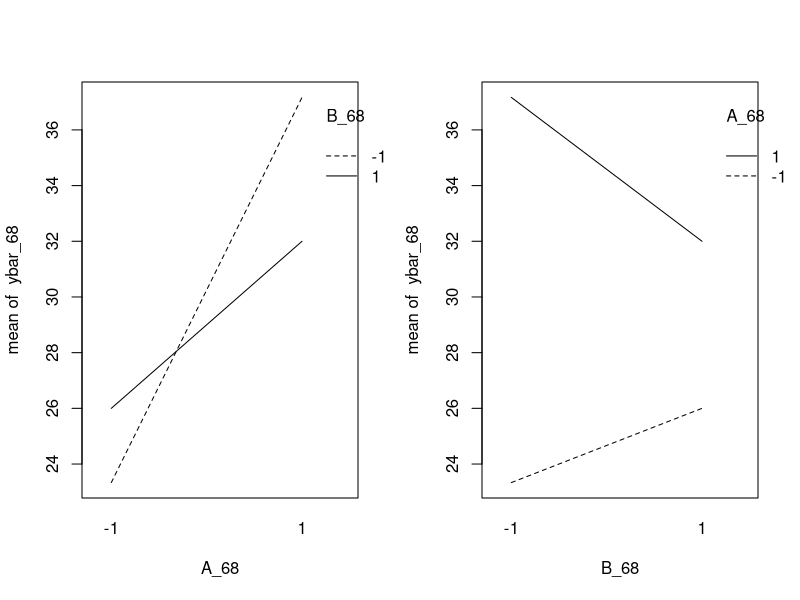
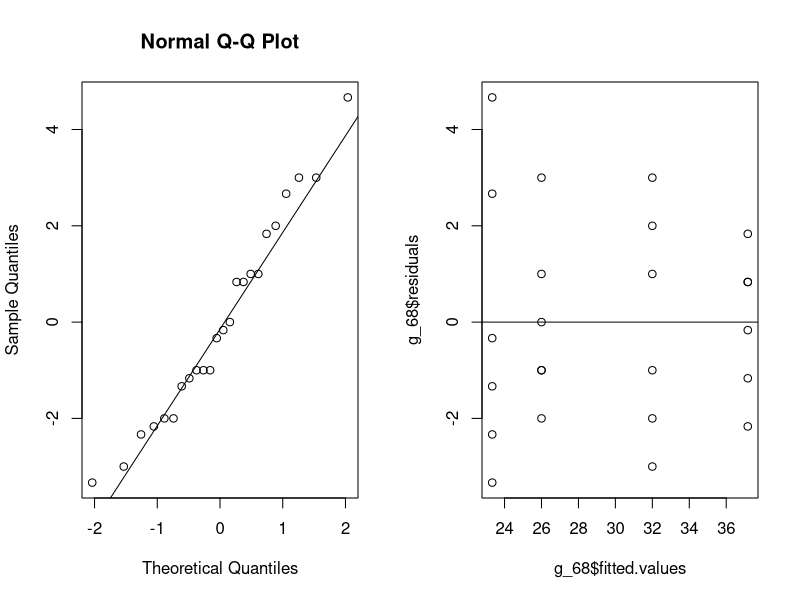
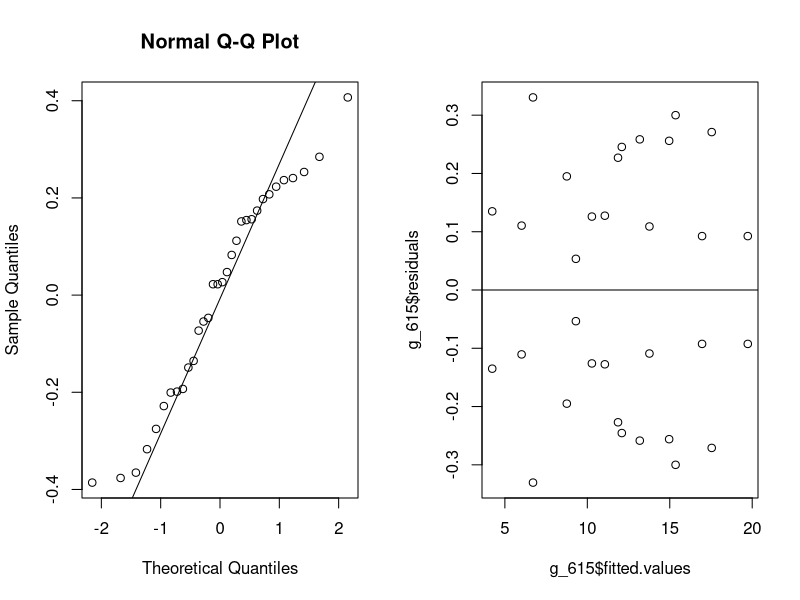
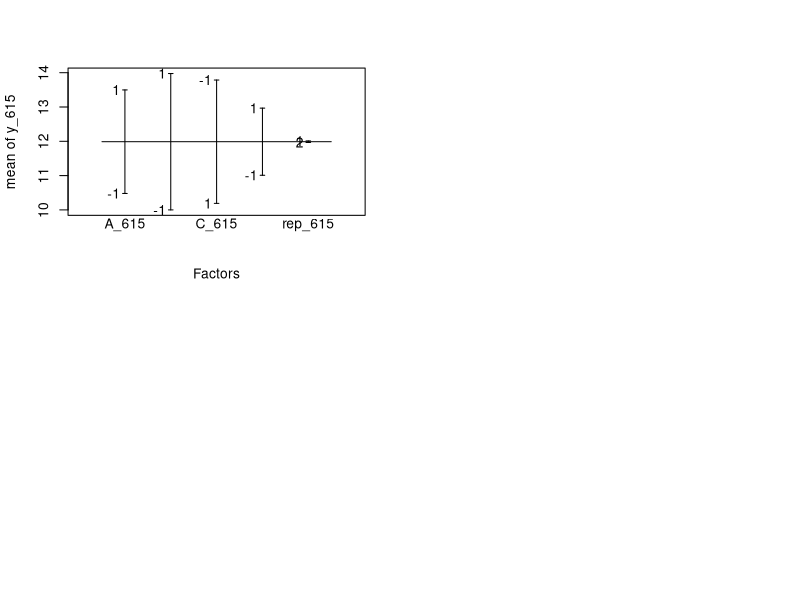

Source code (R) for these figures, in order:
## ---- chunk 1
knitr::opts_chunk$set(echo = TRUE)
## ---- chunk 2
#input data
A_68 <- c(-1, 1, -1,1)
B_68 <- c(-1, -1, 1, 1)
I_68 <- c(21,37,25,31)
II_68 <- c(23,38,24,29)
III_68 <- c(20,35,29,30)
IV_68 <- c(22,39,26,34)
V_68 <- c(28,38,25,33)
VI_68 <- c(26,36,27,35)

#combine into table
data_68 <- data.frame(A_68, B_68, I_68, II_68, III_68, IV_68, V_68, VI_68)
data_68

#build ANOVA table

y_68 <- c(I_68, II_68, III_68, IV_68, V_68, VI_68)
 
factorA_68 <- as.factor(rep(A_68,6))
factorB_68 <- as.factor(rep(B_68,6))
g_68 <- lm(y_68 ~ factorA_68 + factorB_68 + factorA_68*factorB_68)
anova(g_68)

#looks like A does impact the response and B does not. the interaction effect is also significant

#compute sums for each combination
sums_68 <- apply(data_68[,3:8], 1, sum)
names(sums_68) <- c("(1)", "(a)", "(b)", "(ab)")
ybar_68 <- sums_68/6

#interaction plots
par(mfrow=c(1,2))
interaction.plot(A_68, B_68, ybar_68) #lines crossing
interaction.plot(B_68, A_68, ybar_68) #lines not crossing but not parallel
#interaction effect is indeed occurring
#time definitely matters, but you can also say that bacterial growth depends on the interaction of time with the culture

#effect estimate
A_hat_68<-(sums_68[4]+sums_68[2]-sums_68[3]-sums_68[1])/12
#the main effect of A is 9.92. This is the change in response produced by the change in the level of 'time' averaged over the levels of 'culture'
B_hat_68 <- (sums_68[4]+sums_68[3]-sums_68[2]-sums_68[1])/12
#the main effect of B is weak: -1.25. This is the change in response produced by the change in the level of 'culture' averaged over the levels of 'time'.
AB_hat_68 <- (sums_68[4]+sums_68[1]-sums_68[2]-sums_68[3])/12
#the interaction effect of AB is -3.92. This is the average difference between the effect of culture at the high level of time and the effect of culture at the low level of time. 
## ---- chunk 3
# residual analysis
par(mfrow=c(1,2))
# normal plot
qqnorm(g_68$residuals)
qqline(g_68$residuals) #this looks pretty normal
gaov_68<-aov(y_68~factorA_68+factorB_68)
shapiro.test(g_68$residuals) #it is normal, hurrah
bartlett.test(gaov_68$residuals~factorA_68) #equal variance!
bartlett.test(gaov_68$residuals~factorB_68) #equal variance!

#residual plot
plot(g_68$fitted.values,g_68$residuals) #looks homoscedastic - good
abline(h=0)
## ---- chunk 4
#input data
A_615 <- as.factor(rep(c(-1,1), times=16))
B_615 <- as.factor(rep(c(-1,1), each = 2, times=8))
C_615 <- as.factor(rep(c(-1,1), each = 4, times=4))
D_615 <- as.factor(rep(c(-1,1), each = 8, times=2))
rep_615 <- as.factor(rep(1:2, each=16))
y_615 <- c(7.037,14.707,11.635,17.273,10.403,4.368,9.360,13.440,8.561,16.867,13.876,19.824,11.846,6.125,11.190,15.653, 6.376, 15.219,12.089,17.815,10.151,4.098,9.253,12.923,8.951,17.052,13.658,19.639,12.337,5.904,10.935,15.053)

data_615 <- data.frame(A_615, B_615, C_615, D_615, rep_615, y_615)

#create linear model
g_615 <- lm(y_615~(A_615+B_615+C_615+D_615)^4,data=data_615)


#visualize effects
g_615$effects
effects_615 <- abs(g_615$effects[-1])

print(effects_615) #these are the estimated effects. looks like interactions with D are unimportant
## ---- chunk 5
anova(g_615)
## ---- chunk 6
mean(y_615)

#reduced model
g_reduced_615 <- lm(y_615~A_615+B_615+C_615+D_615 + A_615*B_615 + A_615*C_615 + A_615*B_615*C_615)
anova(g_reduced_615)
abs(g_reduced_615$effects)
## ---- chunk 7
#residual analysis


par(mfrow=c(1,2))
# normal plot
qqnorm(g_reduced_615$residuals)
qqline(g_reduced_615$residuals) #normal
gaov_615<-aov(y_615~A_615+B_615+C_615+D_615 + A_615*B_615 + A_615*C_615 + A_615*B_615*C_615)
shapiro.test(g_reduced_615$residuals) #normal!
bartlett.test(gaov_615$residuals~A_615) #homoscedastic for A
bartlett.test(gaov_615$residuals~B_615) #omoscedastisitic for B
bartlett.test(gaov_615$residuals~C_615) #homoscedastic
bartlett.test(gaov_615$residuals~D_615) #homoscedastic

# residual plot
plot(g_615$fitted.values,g_615$residuals) #this looks fine
abline(h=0)
## ---- chunk 8
bartlett.test(gaov_615$residuals~A_615) 
bartlett.test(gaov_615$residuals~B_615)
bartlett.test(gaov_615$residuals~C_615) 
bartlett.test(gaov_615$residuals~D_615) 
## ---- chunk 9
par(mfrow=c(2,2))
plot.design(data_615) 
